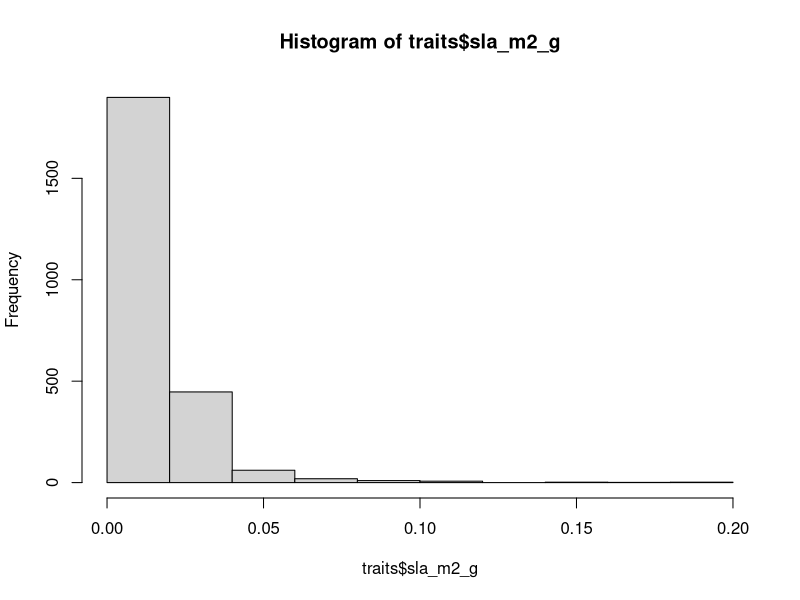
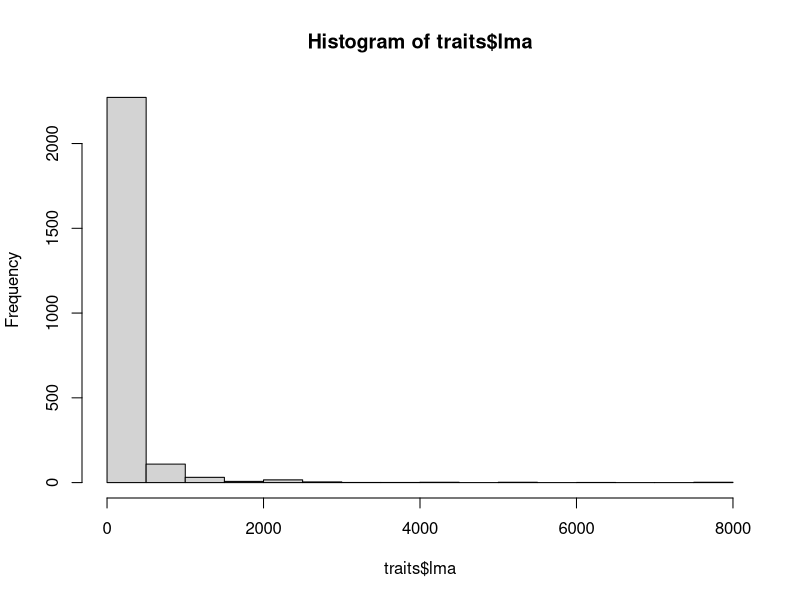
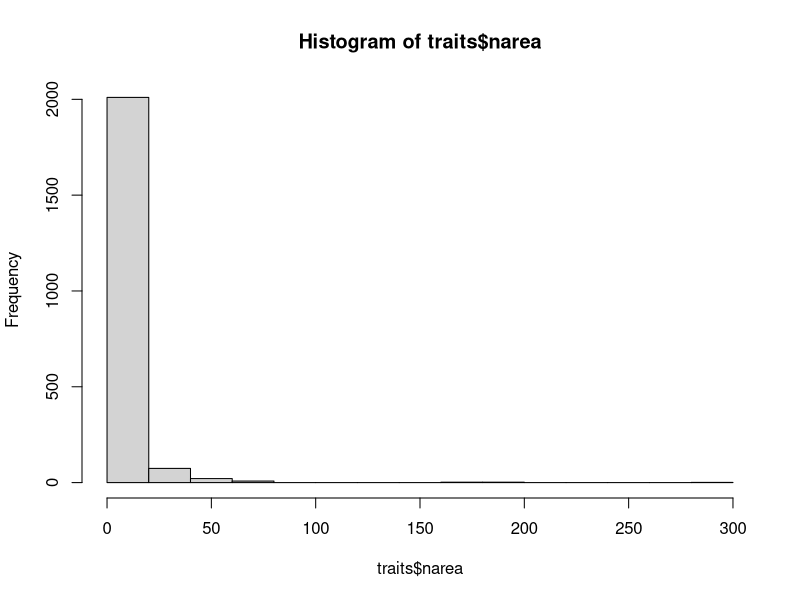
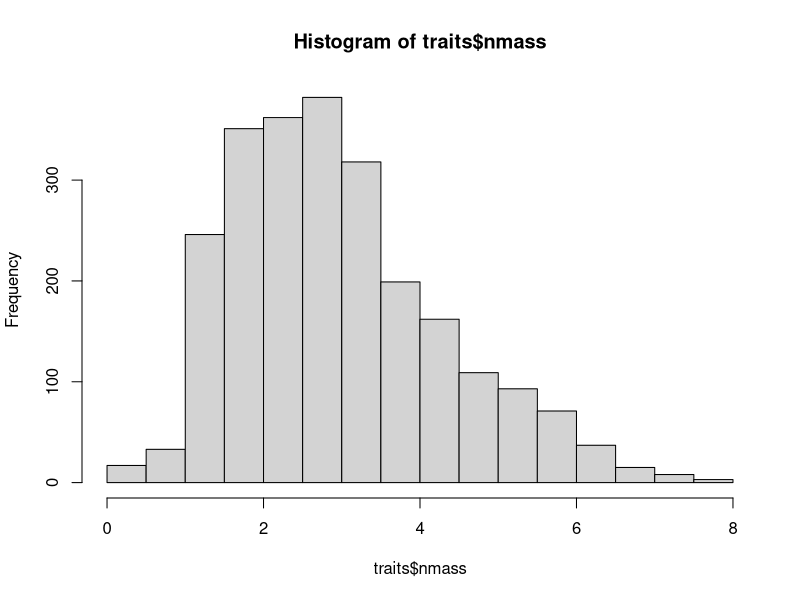
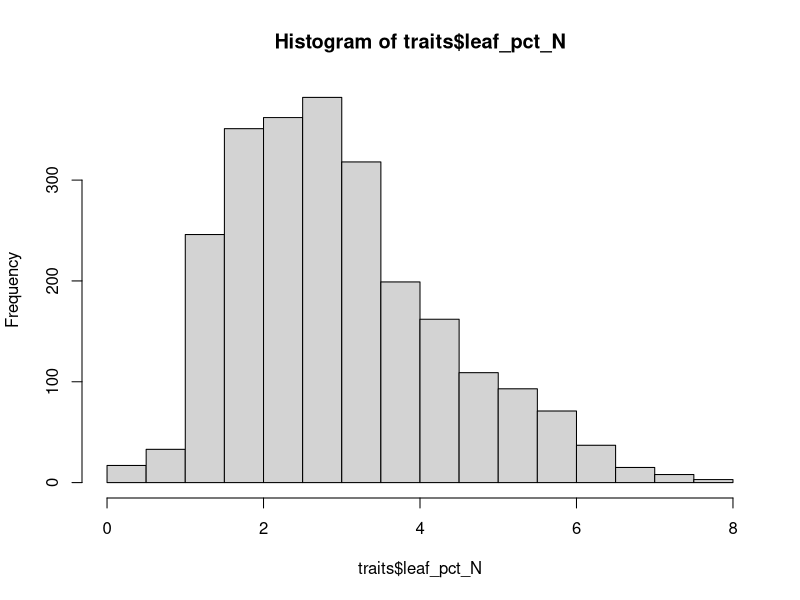
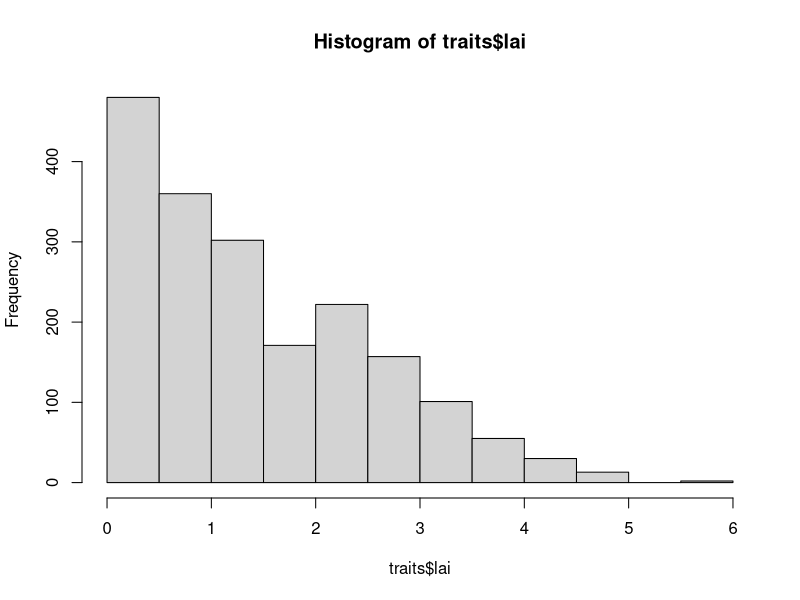
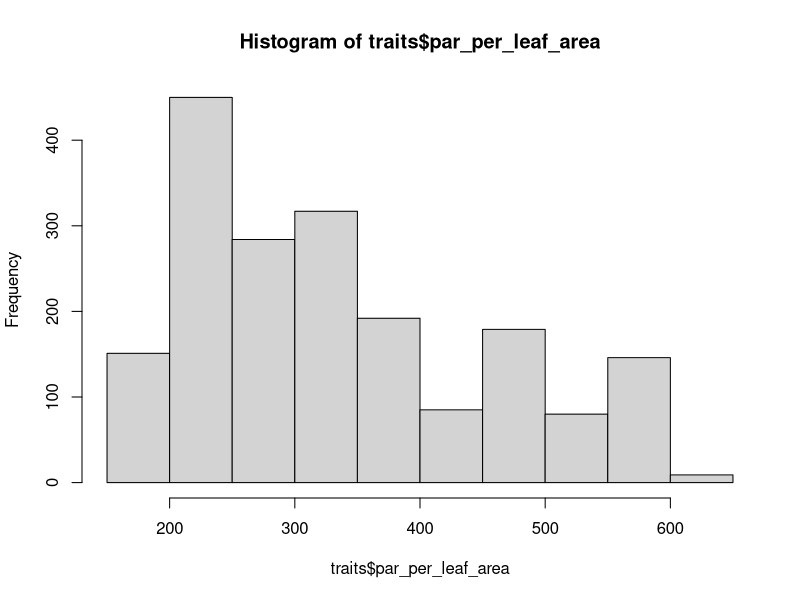
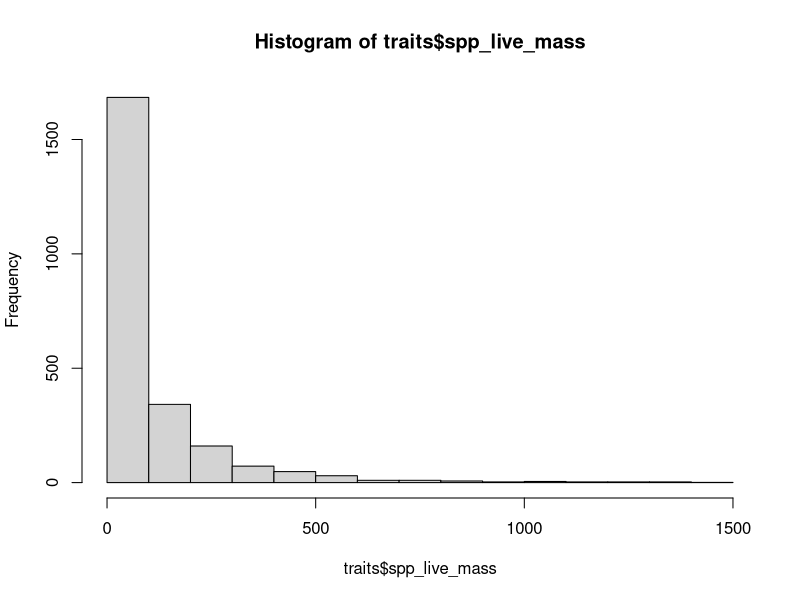

Write R code to recreate these figures, in order. (Note: this script raises an error after producing the figures.)

################################################# Processing  ##########################################
########################################################################################################
traits <- read.csv("data/traits.csv")

names(traits)
nrow(traits) # 2788

traits$Ntrt_fac <- as.factor(traits$Ntrt)
traits$Ptrt_fac <- as.factor(traits$Ptrt)
traits$Ktrt_fac <- as.factor(traits$Ktrt)
traits$block_fac <- as.factor(traits$block)
traits$trt_fac <- as.factor(traits$trt)

## add in photosynthetic pathway information
levels(as.factor(traits$Family)) # check Amaranthaceae, Asteraceae, Boraginaceae, Caryophyllaceae, Cyperaceae, Euphorbiaceae,
# Polygonaceae, Poaceae, Scrophulariaceae
# only one!
# C4
#traits$photosynthetic_pathway ='NULL'
traits$photosynthetic_pathway[traits$photosynthetic_pathway == 'NULL'
                              & traits$Family == 'Cyperaceae' & traits$Taxon == 'FIMBRISTYLIS DICHOTOMA'] <- 'C4'

traits$photosynthetic_pathway[traits$photosynthetic_pathway == 'NULL'] <- 'C3'

table(traits$photosynthetic_pathway)
## C4 : 521
## C3: 2267

### calculate SLA #############
traits$sla_m2_g = traits$SLA_v2 * (1/1000000)
hist(traits$sla_m2_g)

### calculate LMA #############
traits$lma = 1/traits$sla_m2_g
hist(traits$lma) # some extremely high values

### calculate narea #############
traits$narea = (traits$leaf_pct_N / 100) * (traits$lma)
hist(traits$narea) # some extremely high values

### calculate nmass #############
traits$nmass = traits$leaf_pct_N
hist(traits$nmass)
hist(traits$leaf_pct_N)

### calculate N: P ratio in leaves #############
traits$leaf_pct_P = traits$leaf_ppm_P/10000 ## transform into percentage
traits$leaf_N_P = traits$leaf_pct_N/traits$leaf_pct_P

### calculate C: N ratio in leaves #############
traits$leaf_N_C = traits$leaf_pct_C/traits$leaf_pct_N


### calculate lai per plot #############
traits$lai = -log(traits$Ground_PAR / traits$Ambient_PAR) / 0.86 # from: http://manuals.decagon.com/Manuals/10242_Accupar%20LP80_Web.pdf page 41
hist(traits$lai)

### calculate par per leaf area to assume par absorbed is reduced in dense canopies: calculation per plot
traits$par_per_leaf_area = traits$par2_gs * ((1 - exp(-0.5 * traits$lai)) / traits$lai) # from Dong et al. (2007) eqn 2
hist(traits$par_per_leaf_area)

### calculate biomass for each species depending on the percentage max-cover for each species ###############
traits$spp_live_mass = traits$live_mass * (traits$max_cover / 100)
hist(traits$spp_live_mass)


## calculate big delta C13 from small delta 
traits$delta = ((-0.008 - traits$leaf_C13_delta_PDB * 0.001) / (1 + traits$leaf_C13_delta_PDB * 0.001)) * 1000
hist(traits$delta)

##### calculate chi for C3 plants #################### 
traits$chi[traits$photosynthetic_pathway == 'C3'] = 
  (traits$delta[traits$photosynthetic_pathway == 'C3'] * 0.001 - 0.0044) / (0.027 - 0.0044)
hist(traits$chi)

##### calculate chi for C4 plants #################### 
traits$chi[traits$photosynthetic_pathway == 'C4'] = 
  (traits$delta[traits$photosynthetic_pathway == 'C4'] * 0.001 - 0.0044) / ((-0.0057 + 0.03*0.4) - 0.0044)


hist(traits$chi)

#### create a new column for fence #################
traits$fence <- 'no'
traits$fence[traits$trt == 'Fence' | traits$trt == 'NPK+Fence'] <- 'yes'

################### transform some variables into log to get normal distribution #####################################

traits$loglma <- log(traits$lma)
hist(traits$loglma)

traits$lognarea <- log(traits$narea)
hist(traits$lognarea)

traits$lognmass <- log(traits$nmass)
hist(traits$lognmass)

names(traits)
traits$log_spp_live_mass <- log(traits$spp_live_mass)
hist(traits$log_spp_live_mass)

#################### exclude C points where chi is higher than 0.1 and lower than 0.95 ######### 
traits_chi_sub <- subset(traits, chi > 0.1 & chi < 0.95)
nrow(traits_chi_sub) ### 2106

table(traits_chi_sub$pft) ### 162 C4 remains 
hist(traits_chi_sub$chi) # quasi normal distribution 
hist(traits_chi_sub$aridity) 

nrow(traits_chi_sub) # 2106
min(traits_chi_sub$chi) # 0.114 
max(traits_chi_sub$chi) # 0.938

length(unique(traits_chi_sub$Taxon)) # 207 species 
length(unique(traits_chi_sub$site_code)) # 26 sites

################# exclusion of fence plots  ###########################
unique(traits_chi_sub$trt)
unique(traits_chi_sub$fence)

## exclusion of fence treatments 
traits_nofence_chi_sub = subset(traits_chi_sub, fence == "no")
traits_nofence_chi_sub$fence
nrow(traits_nofence_chi_sub) ## 1752
length(unique(traits_nofence_chi_sub$Taxon)) # 196 species 
length(unique(traits_chi_sub$site_code)) # 26 sites

min(traits_chi_sub$aridity) # 0.14
max(traits_chi_sub$aridity) # 2.32

write.csv(traits, "output/traits.csv")
write.csv(traits_chi_sub, "output/traits_chi_sub.csv")
write.csv(traits_nofence_chi_sub, "data/traits_nofence_chi_sub.csv")

